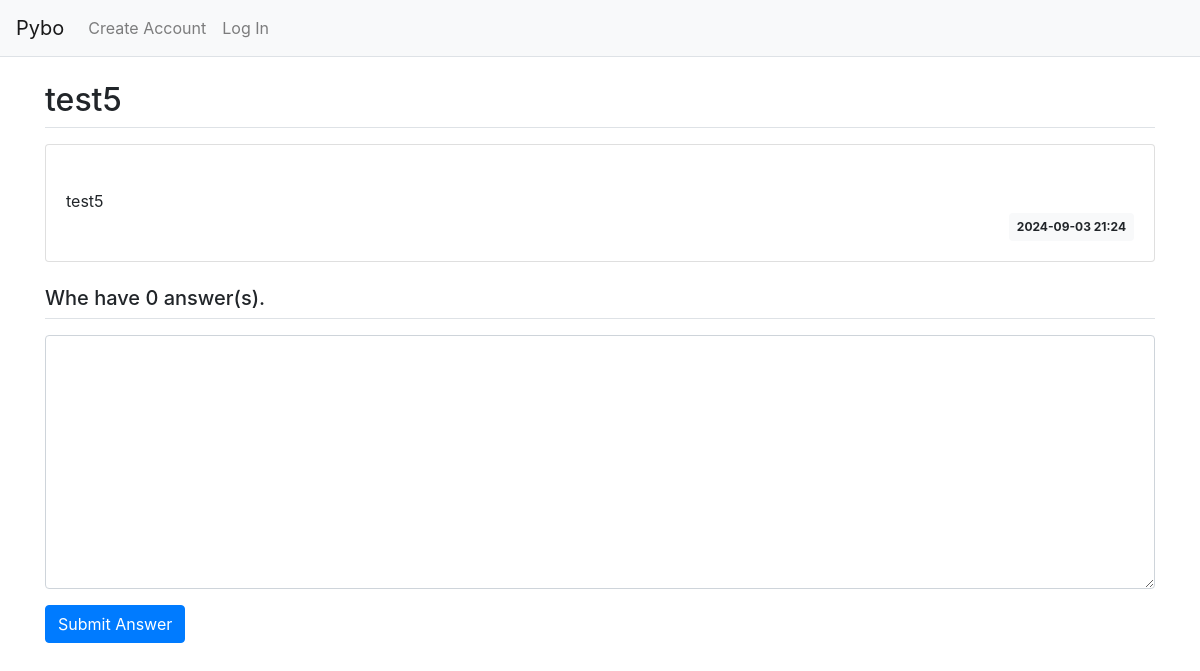
The app's page /question/detail/6/, older data.
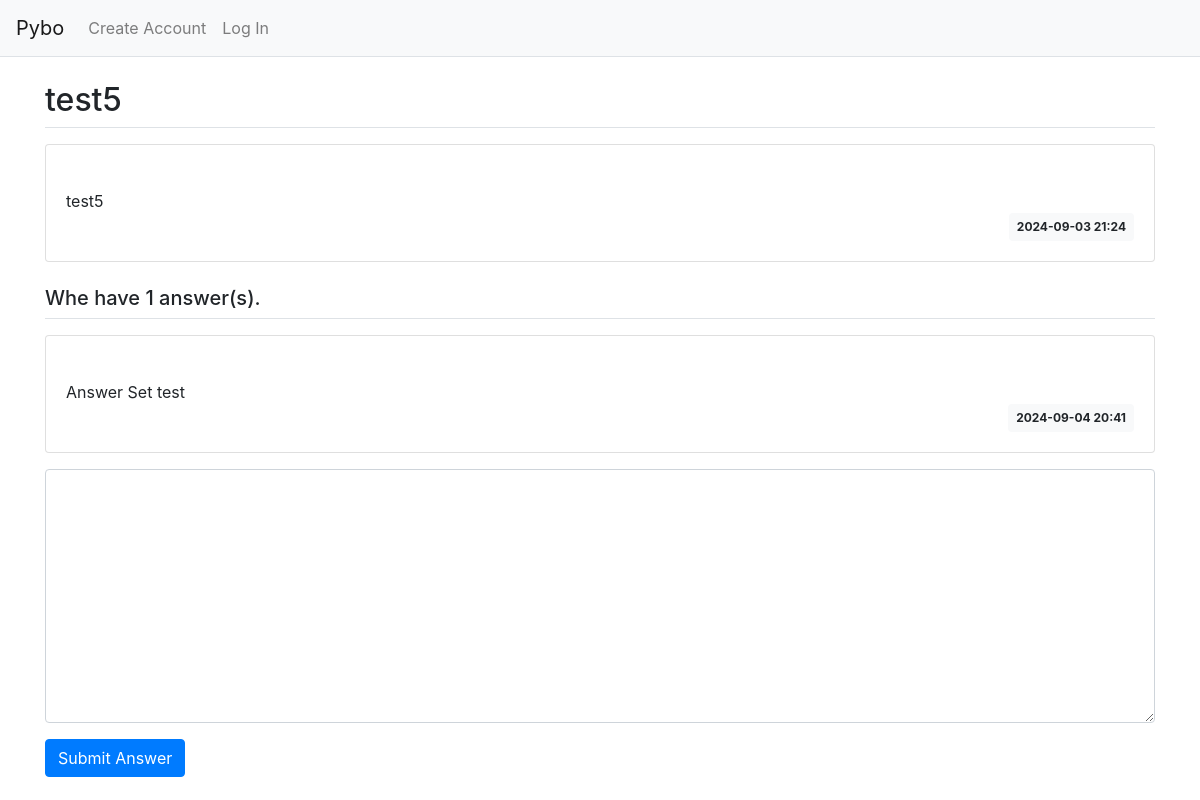
The same page, newer data.
### pybo/models.py (models this page shows)
class Question(db.Model):
    id = db.Column(db.Integer, primary_key=True)
    subject = db.Column(db.String(200), nullable=False)
    content = db.Column(db.Text(), nullable=False)
    create_date = db.Column(db.DateTime(), nullable=False)

class Answer(db.Model):
    id = db.Column(db.Integer, primary_key=True)
    question_id = db.Column(
        db.Integer,
        db.ForeignKey('question.id', ondelete='CASCADE')
    )
    question = db.relationship('Question', backref=db.backref('answer_set',))
    content = db.Column(db.Text(), nullable=False)
    create_date = db.Column(db.DateTime(), nullable=False)

### pybo/views/question_views.py (the view)
@bp.route('/detail/<int:question_id>/')
def detail(question_id):
    form = AnswerForm()
    question = Question.query.get_or_404(question_id)
    return render_template(
        'question/question_detail.html', question=question, form=form
    )

### pybo/forms.py
class AnswerForm(FlaskForm):
    content = TextAreaField(
        label='content',
        validators=[DataRequired('Content is mandatory in the Answer Section')]
    )

### pybo/filter.py (called while the page is built)
def format_datetime(value, fmt='%Y-%m-%d %H:%M'):
    return value.strftime(fmt)

### pybo/templates/question/question_detail.html (shortened to what this page needs)
{% extends 'base.html' %}
{% block content %}
<div class="container my-3">
  <h2 class="border-bottom py-2">{{ question.subject }}</h2>
  <div class="card my-3">
    <div class="card-body">
      <div class="card-text" style="white-space: pre-line;">
        {{ question.content }}
      </div>
      <div class="d-flex justify-content-end">
        <div class="badge badge-light p-2">
          {{ question.create_date|datetime }}
        </div>
      </div>
    </div>
  </div>
  <h5 class="border-bottom my-3 py-2">
    Whe have {{ question.answer_set|length }} answer(s).
  </h5>
  {% for answer in question.answer_set %}
  <div class="card my-3">
    <div class="card-body">
      <div class="card-text" style="white-space: pre-line;">
        {{ answer.content }}
      </div>
      <div class="d-flex justify-content-end">
        <div class="badge badge-light p-2">
          {{ answer.create_date|datetime }}
        </div>
      </div>
    </div>
  </div>
  {% endfor %}
  <form action="{{ url_for('answer.create', question_id=question.id) }}" method="POST" class="my-3">
    <div class="form-group">
      <textarea name="content" id="content" class="form-control" rows="10"></textarea>
    </div>
    <input type="submit" value="Submit Answer" class="btn btn-primary">
  </form>
</div>
{% endblock %}

### pybo/templates/base.html (shortened to what this page needs)
<!DOCTYPE html>
<html lang="en">
<head>
    <link rel="stylesheet" href="{{ url_for('static', filename='bootstrap.min.css') }}">
    <link rel="stylesheet" href="{{ url_for('static', filename='style.css') }}">
</head>
<body>
{% include "navbar.html" %}
{% block content %}
{% endblock %}
</body>
</html>

### pybo/templates/navbar.html (shortened to what this page needs)
<nav class="navbar navbar-expand-lg navbar-light bg-light border-bottom">
    <a class="navbar-brand" href="{{ url_for('main.index') }}">Pybo</a>
    <div class="collapse navbar-collapse flex-grow-0" id="navbarNav">
        <ul class="navbar-nav">
            <li class="nav-item">
                <a class="nav-link" href="{{ url_for('auth.signup') }}">Create Account</a>
            </li>
            <li class="nav-item">
                <a class="nav-link" href="#">Log In</a>
            </li>
        </ul>
    </div>
</nav>

Row changes from the older to the newer data that the page shows:
added Answer: content "Answer Set test", create_date "2024-09-04 20:41"
Text that changed along with them:
{{ question.answer_set|length }}: "0" → "1"
